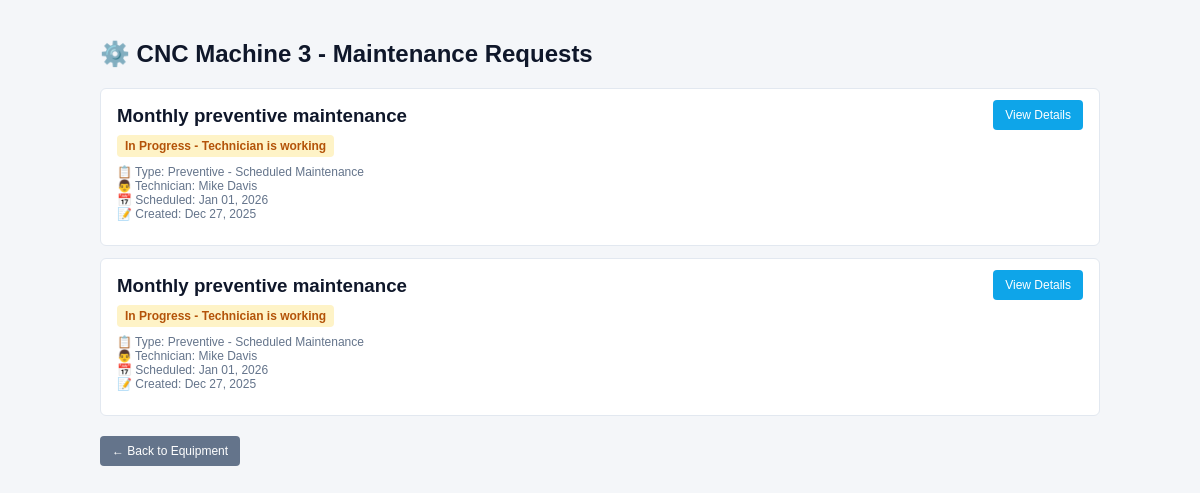
The app's page /equipment/2/maintenance/ (signed in) with its own data.
### equipment/models.py (models this page shows, shortened)
class Equipment(models.Model):
    name = models.CharField(
        max_length=150,
        help_text="Equipment name (e.g., 'Hydraulic Press A1', 'CNC Machine 3')"
    )
    serial_number = models.CharField(
        max_length=100,
        unique=True,
        help_text="Unique manufacturer serial number"
    )
    department = models.CharField(
        max_length=100,
        help_text="Department responsible for this equipment"
    )
    location = models.CharField(
        max_length=200,
        help_text="Physical location within facility (e.g., 'Building A, Floor 2, Section 3')"
    )
    assigned_employee = models.ForeignKey(
        User,
        on_delete=models.SET_NULL,
        null=True,
        blank=True,
        related_name='assigned_equipment',
        help_text="Primary employee responsible for this equipment"
    )
    default_maintenance_team = models.ForeignKey(
        MaintenanceTeam,
        on_delete=models.SET_NULL,
        null=True,
        blank=True,
        related_name='default_for_equipment',
        help_text="Default team for maintenance requests on this equipment"
    )
    default_technician = models.ForeignKey(
        User,
        on_delete=models.SET_NULL,
        null=True,
        blank=True,
        related_name='default_technician_for_equipment',
        help_text="Preferred technician for this equipment"
    )
    purchase_date = models.DateField(
        help_text="Date equipment was purchased"
    )
    warranty_expiry_date = models.DateField(
        null=True,
        blank=True,
        help_text="Date warranty expires"
    )
    is_scrapped = models.BooleanField(
        default=False,
        help_text="Whether equipment is logically scrapped (not deleted from system)"
    )
    created_at = models.DateTimeField(auto_now_add=True, null=True, blank=True)
    updated_at = models.DateTimeField(auto_now=True)
    class Meta:
        verbose_name = "Equipment"
        verbose_name_plural = "Equipment"
        ordering = ['name']
        indexes = [
            models.Index(fields=['serial_number']),
            models.Index(fields=['is_scrapped']),
        ]

### maintenance/models.py (models this page shows, shortened)
class MaintenanceRequest(models.Model):
    REQUEST_TYPE_CHOICES = [
        ('Corrective', 'Corrective - Emergency/Unplanned'),
        ('Preventive', 'Preventive - Scheduled Maintenance'),
    ]
    STATUS_CHOICES = [
        ('New', 'New - Created, not yet assigned'),
        ('In Progress', 'In Progress - Technician is working'),
        ('Repaired', 'Repaired - Completed successfully'),
        ('Scrap', 'Scrap - Equipment marked for disposal'),
    ]
    subject = models.CharField(
        max_length=255,
        help_text="Brief description of the problem or maintenance task"
    )
    request_type = models.CharField(
        max_length=20,
        choices=REQUEST_TYPE_CHOICES,
        help_text="Type of maintenance request"
    )
    equipment = models.ForeignKey(
        Equipment,
        on_delete=models.CASCADE,
        related_name='maintenance_requests',
        help_text="Equipment requiring maintenance"
    )
    assigned_team = models.ForeignKey(
        MaintenanceTeam,
        on_delete=models.SET_NULL,
        null=True,
        blank=True,
        related_name='maintenance_requests',
        help_text="Team assigned to handle this request (auto-filled from equipment default)"
    )
    assigned_technician = models.ForeignKey(
        User,
        on_delete=models.SET_NULL,
        null=True,
        blank=True,
        related_name='assigned_maintenance_requests',
        help_text="Individual technician assigned to complete the work"
    )
    status = models.CharField(
        max_length=20,
        choices=STATUS_CHOICES,
        default='New',
        help_text="Current status of the maintenance request"
    )
    created_by = models.ForeignKey(
        User,
        on_delete=models.SET_NULL,
        null=True,
        blank=True,
        related_name='created_maintenance_requests',
        help_text="User who created this maintenance request"
    )
    scheduled_date = models.DateField(
        null=True,
        blank=True,
        help_text="Scheduled date for preventive maintenance"
    )
    due_date = models.DateField(
        null=True,
        blank=True,
        help_text="Target completion date"
    )
    duration = models.FloatField(
        null=True,
        blank=True,
        help_text="Estimated or actual duration in hours"
    )
    created_at = models.DateTimeField(auto_now_add=True, null=True, blank=True)
    updated_at = models.DateTimeField(auto_now=True)
    class Meta:
        verbose_name = "Maintenance Request"
        verbose_name_plural = "Maintenance Requests"
        ordering = ['-created_at']
        indexes = [
            models.Index(fields=['status']),
            models.Index(fields=['request_type']),
            models.Index(fields=['equipment']),
            models.Index(fields=['assigned_technician']),
            models.Index(fields=['scheduled_date']),
        ]

### equipment/views.py (the view)
# urls.py: path('<int:equipment_id>/maintenance/', views.equipment_maintenance_list, name='maintenance_list'),
@login_required
@require_http_methods(["GET"])
def equipment_maintenance_list(request, equipment_id):
    equipment = get_object_or_404(Equipment, id=equipment_id)
    requests = MaintenanceRequest.objects.filter(equipment=equipment).select_related(
        'assigned_technician', 'assigned_team'
    ).order_by('-created_at')
    context = {
        'equipment': equipment,
        'requests': requests,
    }
    return render(request, 'equipment/maintenance_list.html', context)

### equipment/templates/equipment/maintenance_list.html (shortened to what this page needs)
{% load static %}
<!DOCTYPE html>
<html>
<head>
  <link rel="stylesheet" href="{% static 'style.css' %}">
</head>
<body>
  <div class="maint-list">
    <h2>⚙️ {{ equipment.name }} - Maintenance Requests</h2>
    {% if requests %}
      {% for req in requests %}
      <div class="request-item">
        <div class="req-info">
          <h3>{{ req.subject }}</h3>
          <span class="req-status {% if req.status == 'New' %}new{% elif req.status == 'In Progress' %}progress{% elif req.status == 'Repaired' %}repaired{% elif req.status == 'Scrap' %}scrap{% endif %}">
            {{ req.get_status_display }}
          </span>
          <div class="req-meta">
            <div>📋 Type: {{ req.get_request_type_display }}</div>
            {% if req.assigned_technician %}
            <div>👨 Technician: {{ req.assigned_technician.get_full_name }}</div>
            {% endif %}
            {% if req.scheduled_date %}
            <div>📅 Scheduled: {{ req.scheduled_date|date:"M d, Y" }}</div>
            {% endif %}
            <div>📝 Created: {{ req.created_at|date:"M d, Y" }}</div>
          </div>
        </div>
        <div style="text-align:right">
          <a href="{% url 'maintenance:request_detail' req.id %}" class="btn-view">View Details</a>
        </div>
      </div>
      {% endfor %}
    {% else %}
      <div class="empty">
        <p>No maintenance requests for this equipment yet.</p>
      </div>
    {% endif %}
    <div style="margin-top:20px">
      <a href="{% url 'equipment:detail' equipment.id %}" class="btn-view" style="display:inline-block;background:#64748b">← Back to Equipment</a>
    </div>
  </div>
</body>
</html>

### static/style.css (style rules this page uses)
body { font-family: Arial, sans-serif; background: #f4f6f9; }

### equipment/templates/equipment/maintenance_list.html (style rules this page uses)
.maint-list { max-width:1000px;margin:20px auto;padding:20px }
.maint-list h2 { color:#0f172a;margin-top:0 }
.request-item { background:#fff;border:1px solid #e2e8f0;border-radius:6px;padding:16px;margin:12px 0;display:grid;grid-template-columns:1fr 150px;gap:16px;align-items:start }
.req-info h3 { margin:0 0 8px 0;color:#0f172a }
.req-status { display:inline-block;padding:4px 8px;border-radius:4px;font-weight:600;font-size:12px }
.req-status.progress { background:#fef3c7;color:#b45309 }
.req-meta { color:#64748b;font-size:12px;margin:8px 0 }
.btn-view { padding:8px 12px;background:#0ea5e9;color:#fff;text-decoration:none;border-radius:4px;font-size:12px;text-align:center;cursor:pointer;border:none }

### records on screen
Equipment: name "CNC Machine 3"
MaintenanceRequest: subject "Monthly preventive maintenance", status "In Progress - Technician is working", request_type "Preventive - Scheduled Maintenance", assigned_technician.get_full_name "Mike Davis", scheduled_date "Jan 01, 2026", created_at "Dec 27, 2025"
MaintenanceRequest: subject "Monthly preventive maintenance", status "In Progress - Technician is working", request_type "Preventive - Scheduled Maintenance", assigned_technician.get_full_name "Mike Davis", scheduled_date "Jan 01, 2026", created_at "Dec 27, 2025"
